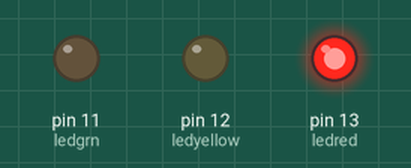
This sketch was run on a simulated Arduino Uno, built with avr-gcc and run on an emulated ATmega328P. Parts: output pins drawn as LEDs (lit = HIGH).

Above: at 1.5 s.
At 3.5 s:
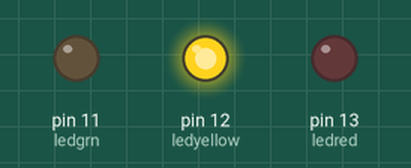
At 6.0 s:
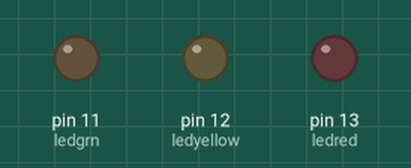
Timing chart, 0 to 10.4 s (numbered marks = the images above):
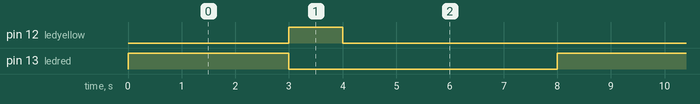

The sketch:

signal.ino
```cpp
int ledred=13;
int ledyellow=12;
int ledgrn=11;
void setup() {
  // put your setup code here, to run once:
  pinMode(ledred,OUTPUT);
  pinMode(ledyellow,OUTPUT);
  pinMode(ledgrn,OUTPUT);
}

void loop() {
  // put your main code here, to run repeatedly:
  digitalWrite(ledred,HIGH);
  delay(3000);
  digitalWrite(ledred,LOW);
  digitalWrite(ledyellow,HIGH);
  delay(1000);
  digitalWrite(ledyellow,LOW);
  digitalWrite(ledgrn,HIGH);

  digitalWrite(ledgrn,LOW);
  delay(4000);
}
```

Measured:
- by itself, pin 12 (ledyellow): alternates HIGH for 1.0 s and LOW for 7.0 s
- by itself, pin 13 (ledred): alternates HIGH for 3.0 s and LOW for 5.0 s
- by itself, everything shown: repeats every 8.0 s, in 3 steps
